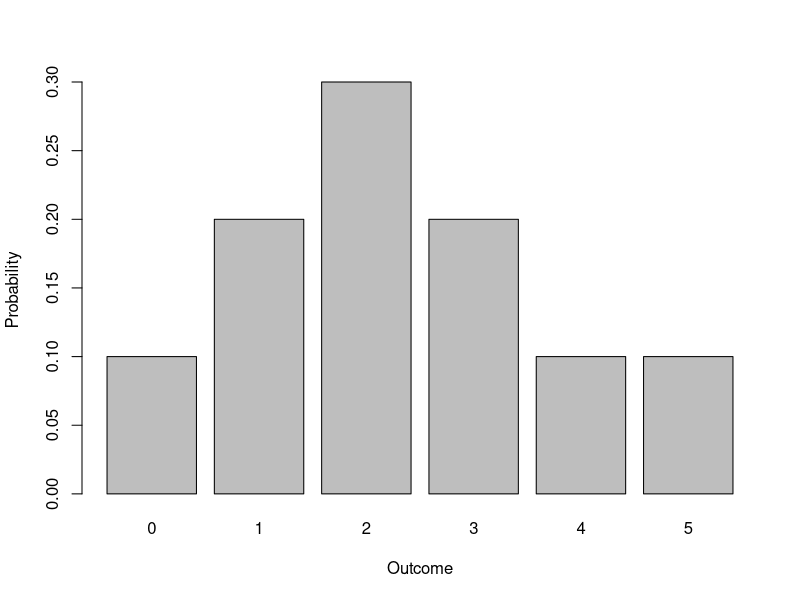
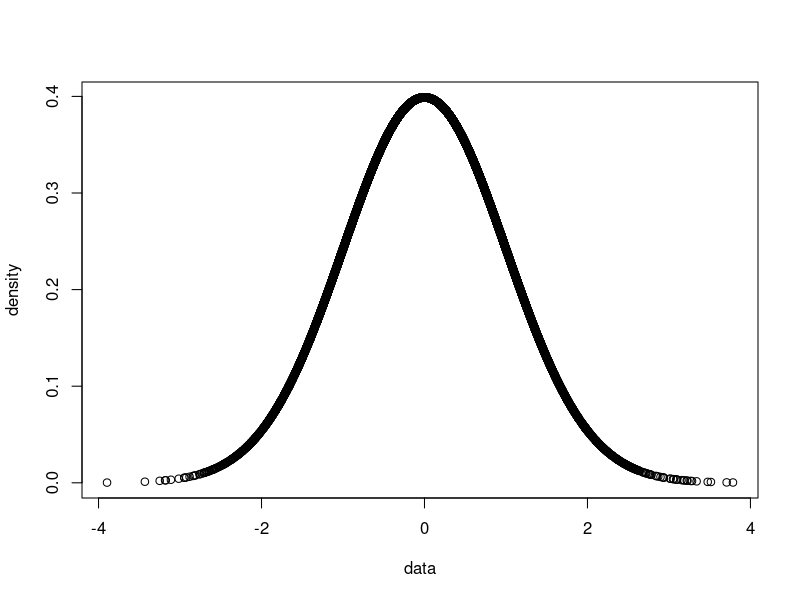

The R source for these figures, in order: (Note: this script raises an error after producing the figures.)
# the data frame
data <- data.frame(outcome = 0:5, probs = c(0.1, 0.2, 0.3, 0.2, 0.1, 0.1))

# make a histogram of the probability distribution
barplot(data$probs, names.arg = data$outcome, xlab='Outcome', ylab='Probability')

choose(12, 8)  # choose 8 from 12

# simulating data
set.seed(11225)
data <- rnorm(10000)
# check for documentation of the dnorm function
help(dnorm)
# calculate the density of data and store it in the variable density
density <- dnorm(data)
# make a plot with as x variable data and as y variable density
plot(data, density)


# probability that x is smaller or equal to two
prob <- cumsum(probability_distribution$probs[1:3])[3]
#' probability that x is 0, smaller or equal to one,
#' smaller or equal to two, and smaller or equal to three
cumsum(probability_distribution$probs[1:4])


# calculate the expected probability value and assign it to the variable expected_score
expected_score <- sum(data$outcome * data$probs)
# print the variable expected_score
print(expected_score)


# the mean of the probability mass function
expected_score <- sum(data$outcome * data$probs)
# calculate the variance and store it in a variable called variance
variance <- sum((data$outcome - expected_score)^2 * data$probs)
# calculate the standard deviation and store it in a variable called std
std <- sqrt(variance)
